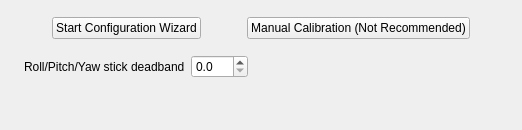
                <widget class="QWidget" name="advancedPage">
                 <layout class="QVBoxLayout" name="verticalLayout_3">
                  <property name="leftMargin">
                   <number>12</number>
                  </property>
                  <property name="topMargin">
                   <number>12</number>
                  </property>
                  <property name="rightMargin">
                   <number>12</number>
                  </property>
                  <property name="bottomMargin">
                   <number>12</number>
                  </property>
                  <item>
                   <layout class="QHBoxLayout" name="horizontalLayout_17">
                    <property name="topMargin">
                     <number>5</number>
                    </property>
                    <item>
                     <spacer name="horizontalSpacer_10">
                      <property name="orientation">
                       <enum>Qt::Horizontal</enum>
                      </property>
                      <property name="sizeHint" stdset="0">
                       <size>
                        <width>40</width>
                        <height>20</height>
                       </size>
                      </property>
                     </spacer>
                    </item>
                    <item>
                     <widget class="QPushButton" name="configurationWizard">
                      <property name="text">
                       <string>Start Configuration Wizard</string>
                      </property>
                      <property name="checkable">
                       <bool>false</bool>
                      </property>
                      <property name="checked">
                       <bool>false</bool>
                      </property>
                      <property name="autoDefault">
                       <bool>false</bool>
                      </property>
                      <property name="default">
                       <bool>false</bool>
                      </property>
                      <property name="flat">
                       <bool>false</bool>
                      </property>
                     </widget>
                    </item>
                    <item>
                     <spacer name="horizontalSpacer_7">
                      <property name="orientation">
                       <enum>Qt::Horizontal</enum>
                      </property>
                      <property name="sizeHint" stdset="0">
                       <size>
                        <width>40</width>
                        <height>20</height>
                       </size>
                      </property>
                     </spacer>
                    </item>
                    <item>
                     <widget class="QPushButton" name="runCalibration">
                      <property name="enabled">
                       <bool>true</bool>
                      </property>
                      <property name="minimumSize">
                       <size>
                        <width>210</width>
                        <height>0</height>
                       </size>
                      </property>
                      <property name="autoFillBackground">
                       <bool>false</bool>
                      </property>
                      <property name="text">
                       <string>Manual Calibration (Not Recommended)</string>
                      </property>
                      <property name="checkable">
                       <bool>true</bool>
                      </property>
                     </widget>
                    </item>
                    <item>
                     <spacer name="horizontalSpacer_9">
                      <property name="orientation">
                       <enum>Qt::Horizontal</enum>
                      </property>
                      <property name="sizeHint" stdset="0">
                       <size>
                        <width>40</width>
                        <height>20</height>
                       </size>
                      </property>
                     </spacer>
                    </item>
                   </layout>
                  </item>
                  <item>
                   <layout class="QVBoxLayout" name="channelSettings">
                    <property name="spacing">
                     <number>0</number>
                    </property>
                   </layout>
                  </item>
                  <item>
                   <spacer name="verticalSpacer_3">
                    <property name="orientation">
                     <enum>Qt::Vertical</enum>
                    </property>
                    <property name="sizeType">
                     <enum>QSizePolicy::Preferred</enum>
                    </property>
                    <property name="sizeHint" stdset="0">
                     <size>
                      <width>20</width>
                      <height>10</height>
                     </size>
                    </property>
                   </spacer>
                  </item>
                  <item>
                   <layout class="QGridLayout" name="gridLayout_3">
                    <item row="0" column="4">
                     <spacer name="horizontalSpacer_3">
                      <property name="orientation">
                       <enum>Qt::Horizontal</enum>
                      </property>
                      <property name="sizeHint" stdset="0">
                       <size>
                        <width>40</width>
                        <height>20</height>
                       </size>
                      </property>
                     </spacer>
                    </item>
                    <item row="0" column="1">
                     <widget class="QLabel" name="labelDeadband">
                      <property name="text">
                       <string>Roll/Pitch/Yaw stick deadband</string>
                      </property>
                     </widget>
                    </item>
                    <item row="0" column="2">
                     <widget class="QDoubleSpinBox" name="deadband">
                      <property name="decimals">
                       <number>1</number>
                      </property>
                      <property name="maximum">
                       <double>100.000000000000000</double>
                      </property>
                      <property name="singleStep">
                       <double>0.100000000000000</double>
                      </property>
                      <property name="objrelation" stdset="0">
                       <stringlist notr="true">
                        <string>objname:ManualControlSettings</string>
                        <string>fieldname:Deadband</string>
                        <string>haslimits:yes</string>
                        <string>scale:0.01</string>
                       </stringlist>
                      </property>
                     </widget>
                    </item>
                    <item row="0" column="0">
                     <spacer name="horizontalSpacer_8">
                      <property name="orientation">
                       <enum>Qt::Horizontal</enum>
                      </property>
                      <property name="sizeType">
                       <enum>QSizePolicy::Fixed</enum>
                      </property>
                      <property name="sizeHint" stdset="0">
                       <size>
                        <width>12</width>
                        <height>20</height>
                       </size>
                      </property>
                     </spacer>
                    </item>
                   </layout>
                  </item>
                  <item>
                   <spacer name="verticalSpacer_2">
                    <property name="orientation">
                     <enum>Qt::Vertical</enum>
                    </property>
                    <property name="sizeHint" stdset="0">
                     <size>
                      <width>20</width>
                      <height>40</height>
                     </size>
                    </property>
                   </spacer>
                  </item>
                 </layout>
                </widget>
